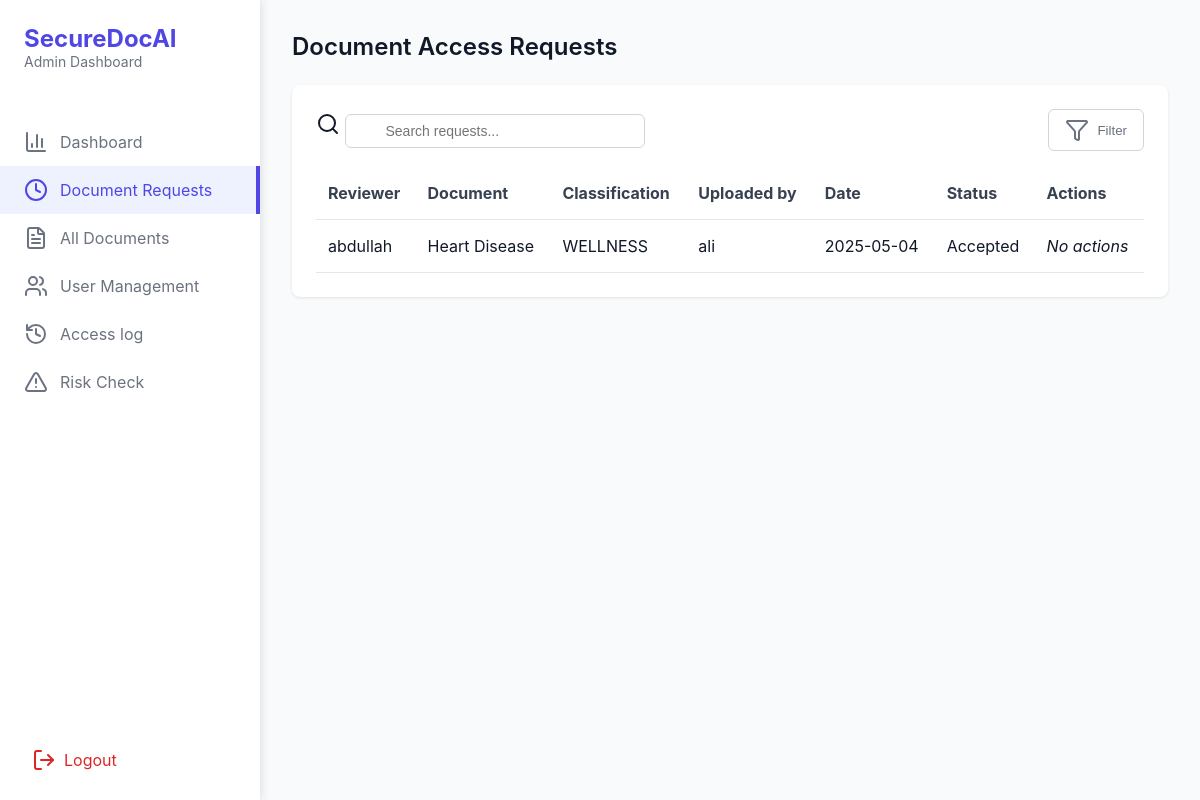
Screenshot of /Dashboard/Admin/Requests/ with the database file from the repository.
### SecureDocAI/models.py (models this page shows, shortened)
class ReviewRequest(models.Model):
    STATUS_CHOICES = [
        ('pending', 'Pending'),
        ('accepted', 'Accepted'),
        ('denied', 'Denied'),
    ]
    reviewer = models.ForeignKey(User, on_delete=models.CASCADE, limit_choices_to={'role': 'reviewer'})
    document = models.ForeignKey(Document, on_delete=models.CASCADE)
    status = models.CharField(max_length=10, choices=STATUS_CHOICES, default='pending')
    requested_at = models.DateTimeField(auto_now_add=True)
    reviewed_at = models.DateTimeField(null=True, blank=True)
    admin_comment = models.TextField(blank=True, null=True)
    class Meta:
        unique_together = ('reviewer', 'document')  # prevent duplicate requests

class User(models.Model):
    ROLE_CHOICES = [
        ('admin', 'Admin'),
        ('uploader', 'Uploader'),
        ('reviewer', 'Reviewer'),
    ]
    id = models.UUIDField(primary_key=True, default=uuid.uuid4, editable=False)
    username = models.CharField(max_length=150, unique=True)
    email = models.EmailField(unique=True)
    password = models.CharField(max_length=128)  # store hashed password
    otp_code = models.CharField(max_length=6, null=True, blank=True)
    otp_created_at = models.DateTimeField(null=True, blank=True)
    is_verified = models.BooleanField(default=False)
    rsa_public_key = models.TextField()
    rsa_private_key_encrypted = models.TextField()  # encrypted with AES or password
    role = models.CharField(max_length=10, choices=ROLE_CHOICES)
    date_joined = models.DateTimeField(default=timezone.now)
    failed_login_attempts = models.IntegerField(default=0)
    lockout_until = models.DateTimeField(null=True, blank=True)

class Document(models.Model):
    uploader = models.ForeignKey(User, on_delete=models.CASCADE, related_name='uploaded_documents')
    title = models.CharField(max_length=255)
    description = models.TextField(blank=True, null=True)
    encrypted_file = models.FileField(upload_to='encrypted/')
    encrypted_aes_key = models.BinaryField()
    encrypted_metadata = models.BinaryField(blank=True, null=True)
    classification = models.CharField(max_length=100)
    uploaded_at = models.DateTimeField(auto_now_add=True)
    is_available = models.BooleanField(default=True)

### SecureDocAI/views.py (the view)
# urls.py: path('Dashboard/Admin/Requests/', admin_Request_view, name="admin_Requests"),
def admin_Request_view(request):
    review_requests = ReviewRequest.objects.select_related('reviewer', 'document').all().order_by('-requested_at')
    context = {
        'review_requests': review_requests
    }
    return render(request, 'SecureDocAI/admin/requests.html', context=context)

### SecureDocAI/templates/SecureDocAI/admin/requests.html (shortened to what this page needs)
{% extends "SecureDocAI/admin/layout.html" %}
{% load static %}
{% block content %}
<div class="sidebar">
    <div class="sidebar-header">
        <h1>SecureDocAI</h1>
        <p>Admin Dashboard</p>
    </div>
    <nav class="sidebar-nav">
        <a href="{% url 'admin_dashboard' %}" class="nav-item " data-tab="dashboard">
            <i data-lucide="bar-chart-3"></i>
            Dashboard
        </a>
        <a href="{% url 'admin_Requests' %}" class="nav-item active"  data-tab="requests">
            <i data-lucide="clock"></i>
            Document Requests
        </a>
        <a href="{% url 'admin_Doc' %}" class="nav-item" data-tab="documents">
            <i data-lucide="file-text"></i>
            All Documents
        </a>
        <a href="{%  url 'admin_users' %}" class="nav-item" data-tab="users">
            <i data-lucide="users"></i>
            User Management
        </a>
        <a href="{% url 'admin_accesslog' %}" class="nav-item" data-tab="settings">
            <i data-lucide="history"></i>
            Access log
        </a>
        <a href="{% url 'admin_risk' %}" class="nav-item " data-tab="settings">
            <i data-lucide="alert-triangle	"></i>
            Risk Check
        </a>
    </nav>
    <a href="{% url 'logout' %}" class="logout-btn">
        <i data-lucide="log-out"></i>
        Logout
    </a>
</div>
<main class="main-content">
    <section>
        <h2>Document Access Requests</h2>
        <div class="card">
            <div class="table-header">
                <div class="search-box">
                    <i data-lucide="search"></i>
                    <input type="text" id="searchInput" placeholder="Search requests..." />
                </div>
                <button class="filter-btn">
                    <i data-lucide="filter"></i> Filter
                </button>
            </div>
            <table>
                <thead>
                    <tr>
                        <th>Reviewer</th>
                        <th>Document</th>
                        <th>Classification</th>
                        <th>Uploaded by</th>
                        <th>Date</th>
                        <th>Status</th>
                        <th>Actions</th>
                    </tr>
                </thead>
                <tbody id="riskLogTable">
                    {% for request in review_requests %}
                    <tr>
                        <td>{{ request.reviewer.username }}</td>
                        <td>{{ request.document.title }}</td>
                        <td>{{ request.document.classification }}</td>
                        <td>{{ request.document.uploader.username }}</td>
                        <td>{{ request.requested_at|date:"Y-m-d" }}</td>
                        <td>
                            {% if request.status == 'pending' %}
                                <span class="status pending">Pending</span>
                            {% elif request.status == 'accepted' %}
                                <span class="status accepted">Accepted</span>
                            {% elif request.status == 'denied' %}
                                <span class="status denied">Denied</span>
                            {% endif %}
                        </td>
                        <td>
                            {% if request.status == 'pending' %}
                                <a href="{% url 'update_review_status' %}?request_id={{ request.id }}&action=accept" class="action-btn accept" title="Accept">
                                    <i data-lucide="check-circle-2"></i>
                                </a>
                                <a href="{% url 'update_review_status' %}?request_id={{ request.id }}&action=deny" class="action-btn deny" title="Deny">
                                    <i data-lucide="x-circle"></i>
                                </a>
                            {% else %}
                                <em>No actions</em>
                            {% endif %}
                        </td>
                    </tr>
                    {% empty %}
                    <tr>
                        <td colspan="7">No review requests found.</td>
                    </tr>
                    {% endfor %}
                </tbody>
            </table>
        </div>
    </section>
</main>
{% endblock %}

### SecureDocAI/static/styles/admin.css (style rules this page uses)
* { margin: 0; padding: 0; box-sizing: border-box; }
body { font-family: -apple-system, BlinkMacSystemFont, "Segoe UI", Roboto, "Helvetica Neue", Arial, sans-serif; background-color: #f9fafb; color: #111827; }
.sidebar { width: 260px; background-color: white; box-shadow: 2px 0 8px rgba(0, 0, 0, 0.1); display: flex; flex-direction: column; }
.sidebar-header { padding: 1.5rem; }
.sidebar-header h1 { color: #4f46e5; font-size: 1.5rem; font-weight: bold; }
.sidebar-header p { color: #6b7280; font-size: 0.875rem; }
.sidebar-nav { flex: 1; padding-top: 1.5rem; }
.nav-item { width: 100%; padding: 0.75rem 1.5rem; display: flex; align-items: center; gap: 0.75rem; color: #6b7280; background: none; border: none; cursor: pointer; text-align: left; font-size: 1rem; }
.nav-item.active { color: #4f46e5; background-color: #eef2ff; border-right: 4px solid #4f46e5; }
.logout-btn { margin: 1rem; padding: 0.75rem 1rem; display: flex; align-items: center; gap: 0.5rem; color: #dc2626; background: none; border: none; border-radius: 0.5rem; cursor: pointer; font-size: 1rem; }
.main-content { flex: 1; padding: 2rem; }
h2 { font-size: 1.5rem; font-weight: 600; margin-bottom: 1.5rem; }
.card { background-color: white; border-radius: 0.5rem; box-shadow: 0 1px 3px rgba(0, 0, 0, 0.1); padding: 1.5rem; }
.table-header { display: flex; justify-content: space-between; align-items: center; margin-bottom: 1rem; }
.search-box { position: relative; }
.search-box input { padding: 0.5rem 0.75rem 0.5rem 2.5rem; border: 1px solid #d1d5db; border-radius: 0.375rem; font-size: 0.875rem; width: 300px; }
.filter-btn { display: flex; align-items: center; gap: 0.5rem; padding: 0.5rem 1rem; background: none; border: 1px solid #d1d5db; border-radius: 0.375rem; color: #6b7280; cursor: pointer; }
table { width: 100%; border-collapse: collapse; }
th { text-align: left; padding: 1rem 0.75rem; color: #374151; border-bottom: 1px solid #e5e7eb; }
td { padding: 1rem 0.75rem; border-bottom: 1px solid #e5e7eb; }

### SecureDocAI/templates/SecureDocAI/admin/requests.html (style rules this page uses)
a { text-decoration: none; }

### rows the page displays
ReviewRequest: reviewer.username "abdullah", document "Heart Disease", document.classification "WELLNESS", document.uploader.username "ali", requested_at "2025-05-04", status "Accepted"
